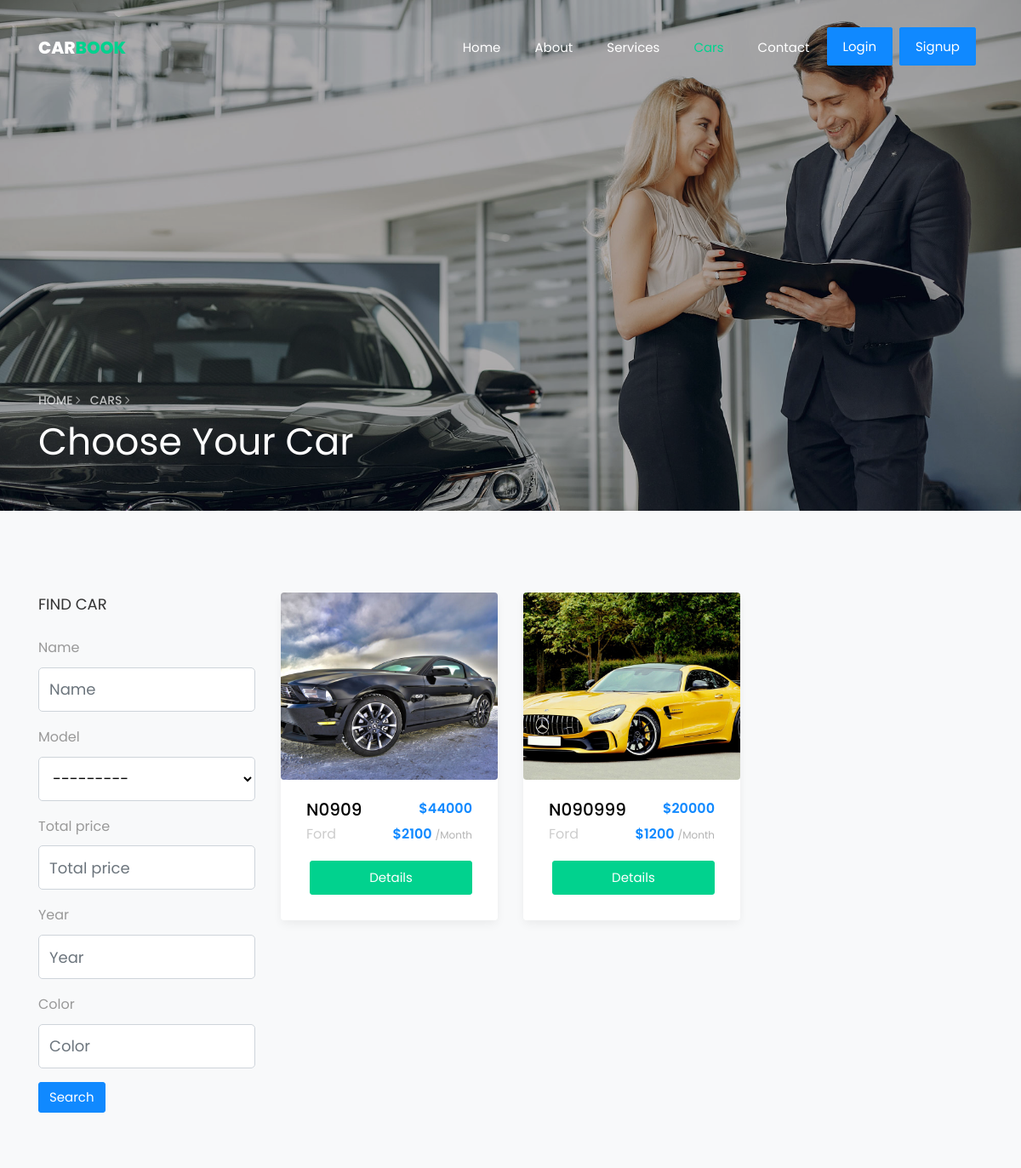
/cars/ (upper part), run on an earlier commit of the app's database.
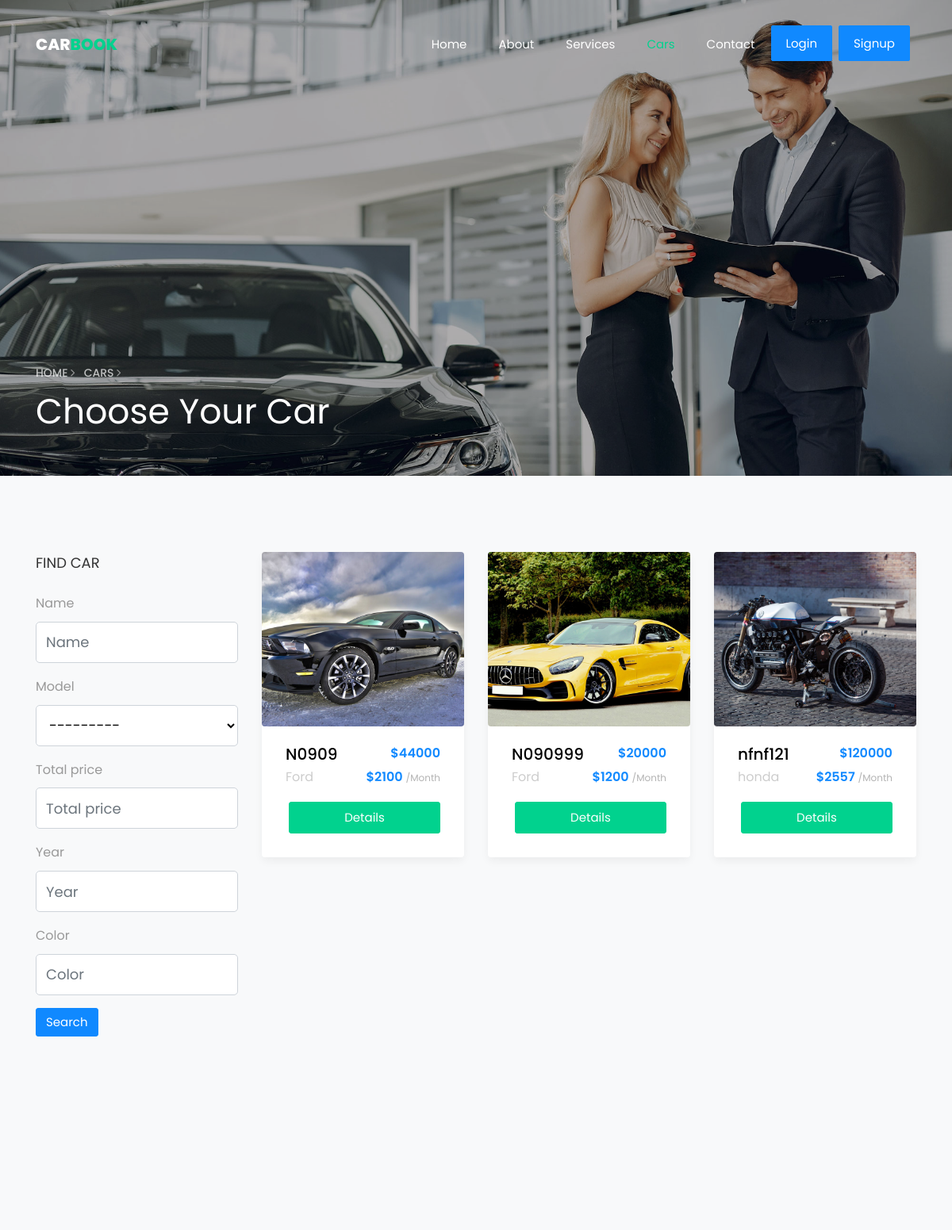
And on a later commit of the database.
### cars/models.py (models this page shows, shortened)
class Car(models.Model):
    owner = models.ForeignKey(User, related_name='car_owner', on_delete=models.CASCADE)
    name = models.CharField(max_length=100 , help_text="enter your vin number her")
    image_cover = models.ImageField(upload_to='cars/')
    total_price = models.IntegerField(default=0)
    price_per_month = models.IntegerField(default=0,null=True,blank=True)
    description = models.TextField(max_length=10000)
    features = models.TextField(max_length=10000,null=True,blank=True)
    created_at = models.DateTimeField( default=timezone.now)
    slug = models.SlugField(null=True,blank=True,unique=True)
    model = models.ForeignKey("Model",related_name='car_model', on_delete=models.CASCADE)
    mileage = models.CharField( max_length=50)
    transmission = models.CharField( max_length=50,null=True,blank=True)
    specifications = models.CharField( max_length=50,null=True,blank=True)
    fuel = models.CharField( max_length=50)
    color = models.CharField( max_length=50)
    cylinders = models.IntegerField()
    doors = models.IntegerField()
    year = models.IntegerField()
    class Meta:
        verbose_name_plural = "Cars"
    def get_absolute_url(self):
        return reverse("car_details", kwargs={"slug": self.slug})

class Model(models.Model):
    name = models.CharField(max_length=60)
    class Meta:
        verbose_name_plural = "Car Model"
    def __str__(self):
        return str(self.name)

### cars/views.py (the view)
# urls.py: path('' ,views.CarList.as_view() , name="car_list" ),
class CarList(FilterView):
    model = Car
    paginate_by = 6
    filterset_class = CarsFilter
    template_name = 'cars/car_list.html'

### cars/templates/cars/car_list.html (shortened to what this page needs)
{% extends "base.html" %}
{% load bootstrap4 %}
{% load static %}
{% block body %}
<section class="hero-wrap hero-wrap-2 js-fullheight" style="background-image: url('{% static 'images/bg_3.jpg'%}');"
    data-stellar-background-ratio="0.5">
    <div class="overlay"></div>
    <div class="container">
        <div class="row no-gutters slider-text js-fullheight align-items-end justify-content-start">
            <div class="col-md-9 ftco-animate pb-5">
                <p class="breadcrumbs"><span class="mr-2"><a href="/">Home <i
                                class="ion-ios-arrow-forward"></i></a></span> <span>Cars <i
                            class="ion-ios-arrow-forward"></i></span></p>
                <h1 class="mb-3 bread">Choose Your Car</h1>
            </div>
        </div>
    </div>
</section>
<section class="ftco-section bg-light">
    <div class="container">
        <div class="row">
            <div class="col-md-3 sidebar">
                <div class="sidebar-wrap bg-light ftco-animate">
                    <h3 class="heading mb-4">Find Car</h3>
                    <form class="form">
                        {% bootstrap_form filter.form %}
                        {% buttons %}
                        <button type="submit" class="btn btn-primary">Search</button>
                        {% endbuttons %}
                    </form>
                </div>
            </div>
            <div class="col-md-9">
                <div class="row">
                    {% if object_list %}
                    {% for car in object_list %}
                    <div class="col-md-4">
                        <div class="car-wrap rounded ftco-animate">
                            <div class="img rounded d-flex align-items-end"
                                style="background-image: url({{car.image_cover.url}});">
                            </div>
                            <div class="text">
                                <div class="d-flex justify-content-between">
                                    <h2 class="mb-0"><a href="car-single.html">{{car.name}}</a></h2>
                                    <p class="price ml-auto">${{car.total_price}}</p>
                                </div>
                                <div class="d-flex mb-3">
                                    <span class="cat">{{car.model}}</span>
                                    <p class="price ml-auto">${{car.price_per_month}} <span>/Month</span></p>
                                </div>
                                <p class="d-flex mb-0 d-block"> <a href="{{car.get_absolute_url}}"
                                        class="btn btn-secondary w-100 py-2 ml-1">Details</a></p>
                            </div>
                        </div>
                    </div>
                    {% endfor %}
                    {% else %}
                    <div class="text-center w-75 pt-5">
                        <h2>No Result found</h2>
                    </div>
                    {% endif %}
                </div>
            </div>
        </div>
    </div>
</section>
{% endblock body %}

What changed in the data, as far as the page shows it:
added Car: image_cover (picture), name "nfnf121", total_price "120000", model "honda", price_per_month "2557"
